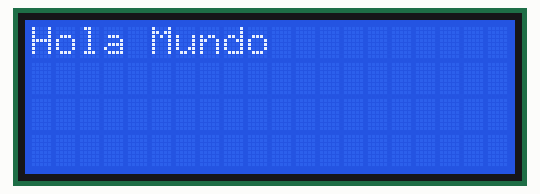
Bench run of a sketch on a simulated Arduino Uno, built with avr-gcc and run on an emulated ATmega328P. On the bench: 20×4 character LCD.

Above: at 0.1 s.
At 1.1 s:
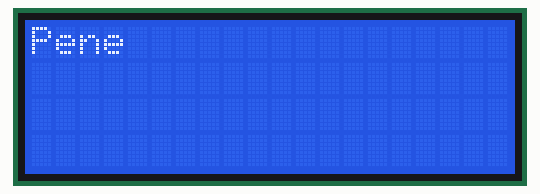
At 2.6 s:
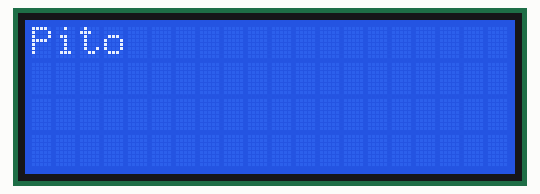
At 4.2 s:
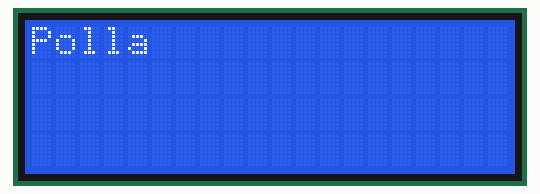
At 5.7 s:
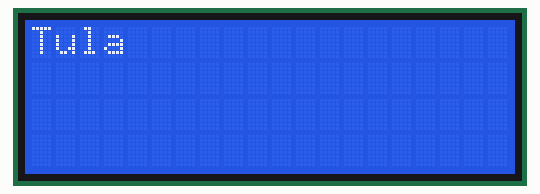

Measured:
- by itself, everything shown: repeats every 6.0 s, in 4 steps
- what the display in image 1 shows lasts 1.5 s, from 1.1 s to 2.6 s

The sketch:

prueba.ino
```cpp
#include <Wire.h>
#include <LiquidCrystal_I2C.h>

//Crear el objeto lcd  dirección  0x3F y 16 columnas x 2 filas
LiquidCrystal_I2C lcd(0x27,20,4);  //

void setup() {
  // Inicializar el LCD
  lcd.init();

  //Encender la luz de fondo.
  lcd.backlight();

  // Escribimos el Mensaje en el LCD.
  lcd.print("Hola Mundo");
  delay(1000);
  lcd.clear();
}

String nombres[4] = {"Pene", "Pito", "Polla", "Tula"};
int cont = 0;

void loop() {
   // Ubicamos el cursor en la primera posición(columna:0) de la segunda línea(fila:1)
  lcd.clear();
  lcd.setCursor(0, 0);
  // Escribimos el número de segundos trascurridos
  // lcd.print(millis()/1000);
  lcd.print(nombres[cont%4]);
  cont ++;
  delay(1500);
}
```
